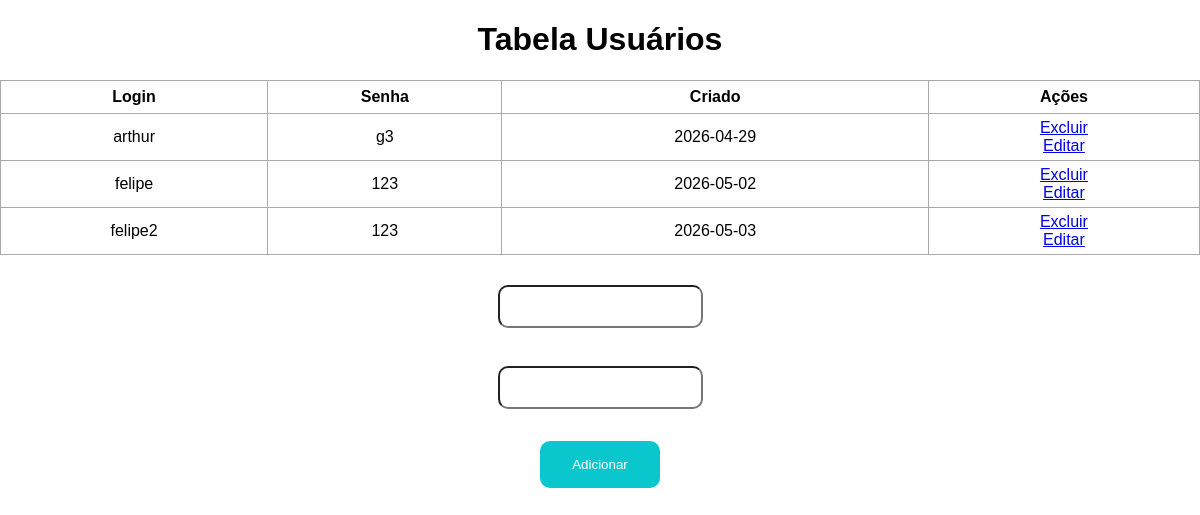
Page /cadastro on the earlier database version.
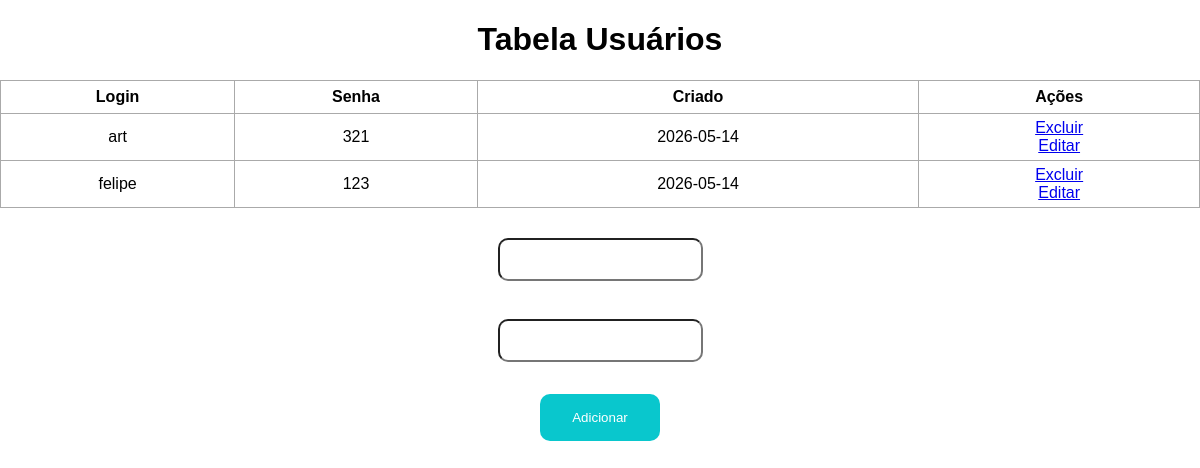
Same page on the later database version.
### app.py (models this page shows, shortened)
class Usuario(db.Model):
    __tablename__ = 'usuario'
    login = db.Column(db.String, primary_key=True)
    senha = db.Column(db.String(20), nullable = False)
    data_c = db.Column(db.DateTime, default= datetime.now)

### app.py (the view)
@app.route('/cadastro', methods = ['POST','GET'])
def index():
    if request.method == 'POST':
        login = request.form['Login'].strip()
        senha = request.form['Senha'].strip()
        if not login or not senha:
            return "Login e Senha não podem ser vazios"
        if Usuario.query.get(login):
            return "Usuário já existe"
        novo_usuario = Usuario(login=login, senha=senha)
        try:
            db.session.add(novo_usuario)
            db.session.commit()
            participante = Participante(usuario_login=login, conversa_id=1)
            db.session.add(participante)
            db.session.commit()
            return redirect('/')
        except:
            return 'Deu problema'
    else:
        usuarios = Usuario.query.order_by(Usuario.data_c).all()
        return render_template("index.html", usuarios = usuarios)

### templates/index.html (shortened to what this page needs)
{%extends 'base.html'%}
{%block body%}
<div class="content">
    <h1 style="text-align: center;">Tabela Usuários</h1>
    <table>
        <tr>
            <th>Login</th>
            <th>Senha</th>
            <th>Criado</th>
            <th>Ações</th>
        </tr>
        {% for i in usuarios %}
            <tr>
                <td>{{i.login}}</td>
                <td>{{i.senha}}</td>
                <td>{{i.data_c.date()}}</td>
                <td>
                    <a href="/excluir/{{i.login}}">Excluir</a>
                    <br>
                    <a href="/editar/{{i.login}}">Editar</a>
                </td>
            </tr>
        {% endfor %}
    </table>
    <form action="/cadastro" method="POST" class="form">
        <input type="text" name="Login" id="Login">
        <br>
        <input type="text" name="Senha" id="Senha">
        <br>
        <input type="submit" value="Adicionar">
    </form>
</div>
{%endblock%}

### templates/base.html (shortened to what this page needs)
<!DOCTYPE html>
<html lang="en">
<head>
    {% block css %}
    <link rel="stylesheet" href="{{url_for('static', filename = 'css/main.css')}}">
    {% endblock %}
</head>
<body>
    {%block body%}{%endblock%}
</body>
</html>

### static/css/main.css (style rules this page uses)
body, html { margin: 0; font-family: sans-serif; background-color: rgb(255, 255, 255); }
input[type=text] { width: 100%; padding: 12px; margin: 10px 0; box-sizing: border-box; border-radius: 10px; }
.content { width: 100%; display: flex; flex-direction: column; align-items: center; }
table, td, th { border: 1px solid #aaa; }
table { border-collapse: collapse; width: 100%; }
input[type=submit] { background-color: #09c7cd; border: none; color: white; padding: 16px 32px; text-decoration: none; margin: 4px 2px; cursor: pointer; border-radius: 10px; }
th { height: 30px; }
td { text-align: center; padding: 5px; }
.form { margin-top: 20px; display: flex; flex-direction: column; align-items: center; }

Differences in the rows shown:
removed Usuario: login "arthur", senha "g3", data_c "2026-04-29"
removed Usuario: login "felipe2", senha "123", data_c "2026-05-03"
added Usuario: login "art", senha "321", data_c "2026-05-14"
changed Usuario "felipe": data_c "2026-05-02" → "2026-05-14"
